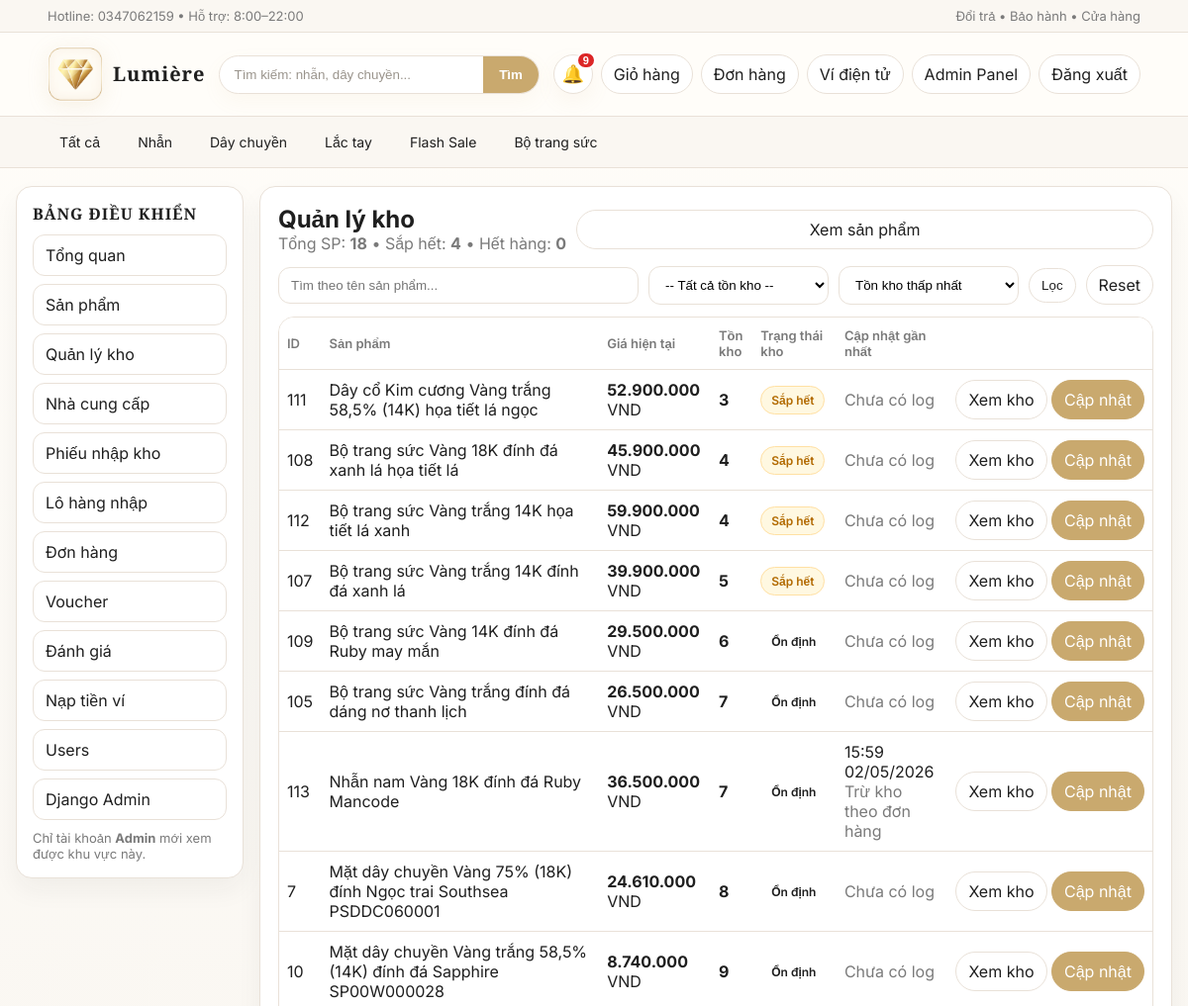
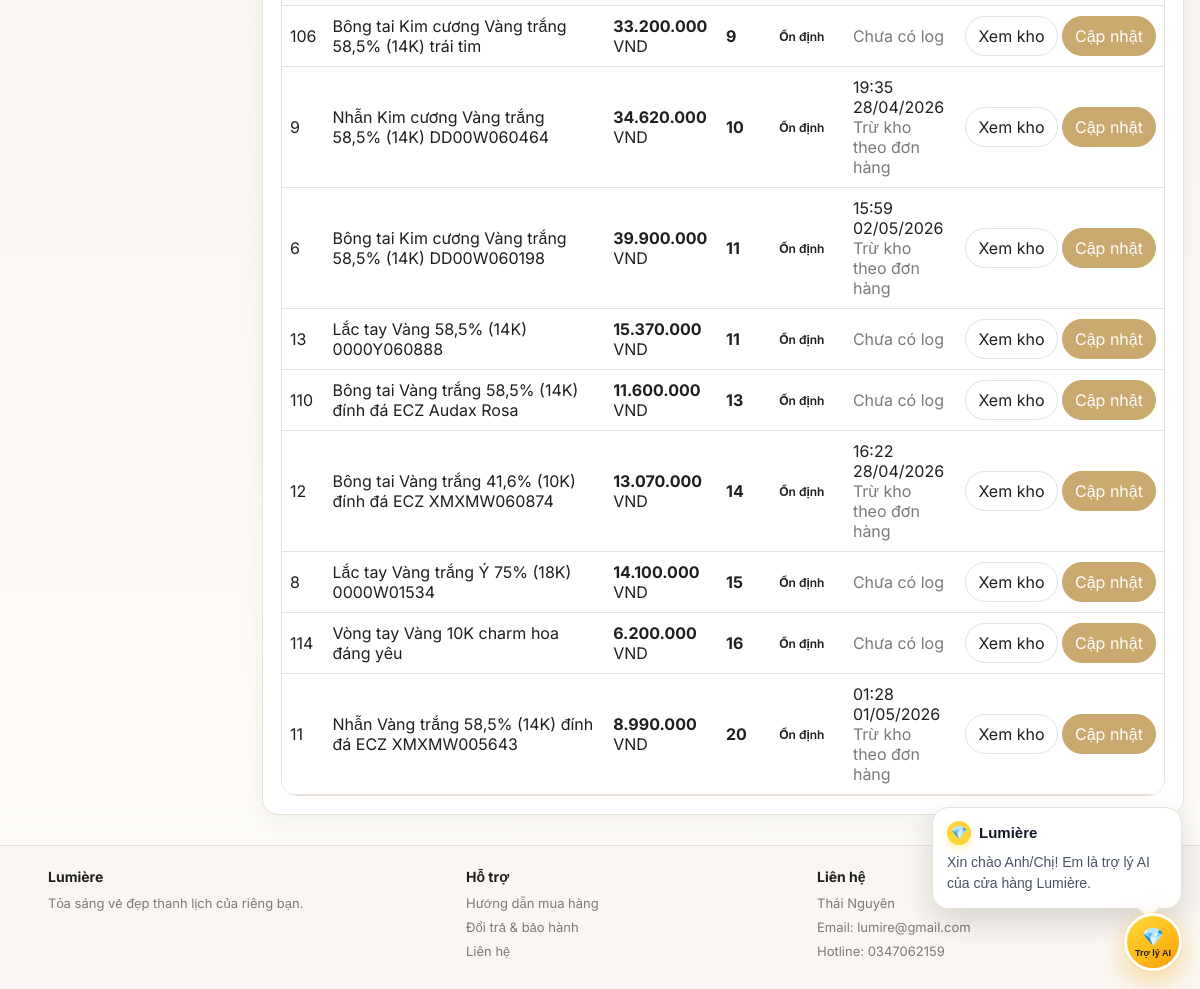
/admin-panel/kho/ (signed in), run on the app's committed database (2 pictures, top to bottom).
### shop/models.py (models this page shows, shortened)
class SanPham(models.Model):
    TRANG_THAI = [
        ("active", "Hoạt động"),
        ("inactive", "Ngừng kinh doanh"),
    ]
    ten = models.CharField(max_length=100)
    gia = models.IntegerField(default=0)
    gia_khuyen_mai = models.IntegerField(blank=True, null=True)
    flash_sale_price = models.IntegerField(blank=True, null=True)
    flash_sale_start = models.DateTimeField(blank=True, null=True)
    flash_sale_end = models.DateTimeField(blank=True, null=True)
    anh = models.ImageField(upload_to="sanpham/", blank=True, null=True)
    search_tags = models.CharField(max_length=255, blank=True, default="")
    mo_ta = models.TextField(blank=True, default="")
    ton_kho = models.IntegerField(default=10)
    trang_thai = models.CharField(max_length=20, choices=TRANG_THAI, default="active")
    @property
    def dang_giam_gia(self) -> bool:
        return self.gia_khuyen_mai is not None and int(self.gia_khuyen_mai or 0) > 0 and int(self.gia_khuyen_mai) < int(self.gia or 0)
    @property
    def co_flash_sale_cai_dat(self) -> bool:
        return (
            self.flash_sale_price is not None
            and int(self.flash_sale_price or 0) > 0
            and int(self.flash_sale_price) < int(self.gia or 0)
        )
    @property
    def dang_flash_sale(self) -> bool:
        if not self.co_flash_sale_cai_dat:
            return False
        now = timezone.now()
        if self.flash_sale_start and now < self.flash_sale_start:
            return False
        if self.flash_sale_end and now > self.flash_sale_end:
            return False
        return True
    @property
    def gia_hien_tai(self) -> int:
        if self.dang_flash_sale:
            return int(self.flash_sale_price)
        if self.dang_giam_gia:
            return int(self.gia_khuyen_mai)
        return int(self.gia or 0)

class InventoryHistory(models.Model):
    CHANGE_TYPES = [
        ("manual_set", "Admin đặt lại tồn kho"),
        ("manual_in", "Admin nhập kho"),
        ("manual_out", "Admin xuất kho"),
        ("receipt_in", "Nhập kho theo phiếu nhập"),
        ("order_out", "Trừ kho theo đơn hàng"),
        ("order_return", "Hoàn kho do huỷ / từ chối đơn"),
    ]
    san_pham = models.ForeignKey(SanPham, on_delete=models.CASCADE, related_name="inventory_histories")
    old_stock = models.IntegerField(default=0)
    quantity_change = models.IntegerField(default=0)
    new_stock = models.IntegerField(default=0)
    change_type = models.CharField(max_length=30, choices=CHANGE_TYPES, default="manual_set")
    actor = models.ForeignKey(User, on_delete=models.SET_NULL, null=True, blank=True, related_name="inventory_actions")
    order = models.ForeignKey("DonHang", on_delete=models.SET_NULL, null=True, blank=True, related_name="inventory_histories")
    note = models.CharField(max_length=255, blank=True, default="")
    created_at = models.DateTimeField(auto_now_add=True)
    class Meta:
        ordering = ["-created_at", "-id"]

### shop/views.py (the view)
# urls.py: path("admin-panel/kho/", views.admin_inventory_list, name="admin_inventory_list"),
@admin_required
def admin_inventory_list(request):
    q = request.GET.get("q", "").strip()
    stock_status = request.GET.get("stock_status", "").strip()
    sort = request.GET.get("sort", "lowest").strip()
    if sort not in INVENTORY_SORTS:
        sort = "lowest"
    ds = SanPham.objects.all()
    if q:
        ds = ds.filter(ten__icontains=q)
    if stock_status == "out":
        ds = ds.filter(ton_kho__lte=0)
    elif stock_status == "low":
        ds = ds.filter(ton_kho__gt=0, ton_kho__lte=5)
    elif stock_status == "available":
        ds = ds.filter(ton_kho__gt=5)
    ds = ds.order_by(*INVENTORY_SORTS[sort])
    return render(request, "admin_inventory_list.html", {
        "ds": ds,
        "q": q,
        "stock_status": stock_status,
        "sort": sort,
        "sort_choices": [
            ("lowest", "Tồn kho thấp nhất"),
            ("highest", "Tồn kho cao nhất"),
            ("name_asc", "Tên A-Z"),
            ("name_desc", "Tên Z-A"),
            ("newest", "Mới nhất"),
        ],
        "total_products": SanPham.objects.count(),
        "low_stock_count": SanPham.objects.filter(ton_kho__gt=0, ton_kho__lte=5).count(),
        "out_stock_count": SanPham.objects.filter(ton_kho__lte=0).count(),
    })

### shop/templatetags/tien.py (called while the page is built)
@register.filter
def vnd(x):
    try:
        x = int(x)
        return f"{x:,}".replace(",", ".")
    except Exception:
        return x

### templates/admin_inventory_list.html (shortened to what this page needs)
{% extends "admin_base.html" %}
{% load tien %}
{% block admin_content %}
<div class="card" style="padding:18px;">
  <div class="row" style="justify-content:space-between;gap:10px;flex-wrap:wrap;">
    <div>
      <h2 style="margin:0;">Quản lý kho</h2>
      <div class="muted">Tổng SP: <b>{{ total_products }}</b> • Sắp hết: <b>{{ low_stock_count }}</b> • Hết hàng: <b>{{ out_stock_count }}</b></div>
    </div>
    <a class="btn" href="{% url 'admin_sanpham_list' %}">Xem sản phẩm</a>
  </div>
  <form method="get" class="filter-bar" style="margin-top:12px;">
    <input class="input" name="q" value="{{ q }}" placeholder="Tìm theo tên sản phẩm...">
    <select class="input" name="stock_status">
      <option value="">-- Tất cả tồn kho --</option>
    </select>
    <select class="input" name="sort">
      {% for value, label in sort_choices %}
        <option value="{{ value }}" {% if sort == value %}selected{% endif %}>{{ label }}</option>
      {% endfor %}
    </select>
    <button class="btn" type="submit">Lọc</button>
    <a class="btn" href="{% url 'admin_inventory_list' %}">Reset</a>
  </form>
  <div class="table-wrap" style="margin-top:12px;">
    <table class="tbl">
      <thead>
        <tr>
          <th>ID</th>
          <th>Sản phẩm</th>
          <th>Giá hiện tại</th>
          <th>Tồn kho</th>
          <th>Trạng thái kho</th>
          <th>Cập nhật gần nhất</th>
          <th></th>
        </tr>
      </thead>
      <tbody>
      {% for sp in ds %}
        <tr>
          <td>{{ sp.id }}</td>
          <td style="min-width:260px;">{{ sp.ten }}</td>
          <td><b>{{ sp.gia_hien_tai|vnd }}</b> VND</td>
          <td><b>{{ sp.ton_kho }}</b></td>
          <td>
            {% if sp.ton_kho <= 0 %}
              <span class="status" style="background:#ffefef;color:#c62828;border-color:#ffcaca;">Hết hàng</span>
            {% elif sp.ton_kho <= 5 %}
              <span class="status" style="background:#fff8e1;color:#b26a00;border-color:#ffe0a3;">Sắp hết</span>
            {% else %}
              <span class="status">Ổn định</span>
            {% endif %}
          </td>
          <td>
            {% with last=sp.inventory_histories.first %}
              {% if last %}
                <div>{{ last.created_at|date:"H:i d/m/Y" }}</div>
                <div class="muted">{{ last.get_change_type_display }}</div>
              {% else %}
                <span class="muted">Chưa có log</span>
              {% endif %}
            {% endwith %}
          </td>
          <td style="white-space:nowrap;">
            <a class="btn" href="{% url 'admin_inventory_detail' sp.id %}">Xem kho</a>
            <a class="btn primary" href="{% url 'admin_inventory_adjust' sp.id %}">Cập nhật</a>
          </td>
        </tr>
      {% empty %}
        <tr><td colspan="7" class="muted">Không có dữ liệu kho.</td></tr>
      {% endfor %}
      </tbody>
    </table>
  </div>
</div>
{% endblock %}

### static/style.css (style rules this page uses)
:root { --bg:#FFFDF9;--bg-soft:#FAF7F2;--card:#ffffff;--text:#1F1F1F;--muted:#7A7A7A;--line:#E9E1D8;--gold:#C9A96E;--rose:#D8A7B1;--dark:#1F1F1F;--success-bg:#f3fbf6;--success-line:#cae7d3;--success-text:#256642;--error-bg:#fff5f6;--error-line:#f2d6db;--error-text:#8b3b4b;--warning-bg:#fffaf1;--warning-line:#ead7b4;--warning-text:#8a6531;--info-bg:#f7f4fb;--info-line:#e4d8ed;--info-text:#6e5b76; }
* { box-sizing:border-box; }
body { margin:0;background:linear-gradient(180deg,#FFFDF9 0%,var(--bg-soft) 55%,#FFFDF9 100%);color:var(--text);font-family:"Inter",Arial,sans-serif; }
a { color:inherit;text-decoration:none; }
.btn { display:inline-block;padding:9px 12px;border:1px solid var(--line);border-radius:999px;background:#fff;transition:all .18s ease;cursor:pointer;color:var(--text); }
.btn.primary { background:var(--gold);color:#fff;border-color:var(--gold); }
.card { background:var(--card);border:1px solid var(--line);border-radius:16px;overflow:hidden;box-shadow:0 12px 26px rgba(31,31,31,.05); }
.card .row,.row { display:flex;gap:8px;align-items:center; }
.card .row .btn { flex:1;text-align:center; }
.input,input[type="text"],input[type="number"],input[type="password"],input[type="email"],select,textarea { width:100%;max-width:100%;padding:10px 12px;border-radius:12px;border:1px solid var(--line);background:#fff; }
.filter-bar { display:grid;grid-template-columns:2fr 1fr 1fr auto auto;gap:10px;align-items:center; }
.table-wrap { overflow:auto;background:#fff;border:1px solid var(--line);border-radius:16px; }
.muted { color:var(--muted); }
.status { display:inline-flex;align-items:center;justify-content:center;padding:6px 10px;border-radius:999px;font-size:12px;font-weight:600;border:1px solid transparent;white-space:nowrap; }
.tbl { width:100%;border-collapse:collapse;min-width:720px;background:#fff; }
.tbl th,.tbl td { border-bottom:1px solid var(--line);padding:10px 8px;text-align:left;vertical-align:middle; }
.tbl thead th { font-size:13px;color:var(--muted);font-weight:600; }

### data on the page
SanPham: id "111", ten "Dây cổ Kim cương Vàng trắng 58,5% (14K) họa tiết lá ngọc", gia_hien_tai|vnd "52.900.000", ton_kho "3", shows "Sắp hết", shows "Chưa có log"
SanPham: id "108", ten "Bộ trang sức Vàng 18K đính đá xanh lá họa tiết lá", gia_hien_tai|vnd "45.900.000", ton_kho "4", shows "Sắp hết", shows "Chưa có log"
SanPham: id "112", ten "Bộ trang sức Vàng trắng 14K họa tiết lá xanh", gia_hien_tai|vnd "59.900.000", ton_kho "4", shows "Sắp hết", shows "Chưa có log"
SanPham: id "107", ten "Bộ trang sức Vàng trắng 14K đính đá xanh lá", gia_hien_tai|vnd "39.900.000", ton_kho "5", shows "Sắp hết", shows "Chưa có log"
SanPham: id "109", ten "Bộ trang sức Vàng 14K đính đá Ruby may mắn", gia_hien_tai|vnd "29.500.000", ton_kho "6", shows "Ổn định", shows "Chưa có log"
SanPham: id "105", ten "Bộ trang sức Vàng trắng đính đá dáng nơ thanh lịch", gia_hien_tai|vnd "26.500.000", ton_kho "7", shows "Ổn định", shows "Chưa có log"
SanPham: id "113", ten "Nhẫn nam Vàng 18K đính đá Ruby Mancode", gia_hien_tai|vnd "36.500.000", ton_kho "7", shows "Ổn định", inventory_histories.first.created_at "15:59 02/05/2026", inventory_histories.first.change_type "Trừ kho theo đơn hàng"
SanPham: id "7", ten "Mặt dây chuyền Vàng 75% (18K) đính Ngọc trai Southsea PSDDC060001", gia_hien_tai|vnd "24.610.000", ton_kho "8", shows "Ổn định", shows "Chưa có log"
SanPham: id "10", ten "Mặt dây chuyền Vàng trắng 58,5% (14K) đính đá Sapphire SP00W000028", gia_hien_tai|vnd "8.740.000", ton_kho "9", shows "Ổn định", shows "Chưa có log"
SanPham: id "106", ten "Bông tai Kim cương Vàng trắng 58,5% (14K) trái tim", gia_hien_tai|vnd "33.200.000", ton_kho "9", shows "Ổn định", shows "Chưa có log"
SanPham: id "9", ten "Nhẫn Kim cương Vàng trắng 58,5% (14K) DD00W060464", gia_hien_tai|vnd "34.620.000", ton_kho "10", shows "Ổn định", inventory_histories.first.created_at "19:35 28/04/2026", inventory_histories.first.change_type "Trừ kho theo đơn hàng"
SanPham: id "6", ten "Bông tai Kim cương Vàng trắng 58,5% (14K) DD00W060198", gia_hien_tai|vnd "39.900.000", ton_kho "11", shows "Ổn định", inventory_histories.first.created_at "15:59 02/05/2026", inventory_histories.first.change_type "Trừ kho theo đơn hàng"
SanPham: id "13", ten "Lắc tay Vàng 58,5% (14K) 0000Y060888", gia_hien_tai|vnd "15.370.000", ton_kho "11", shows "Ổn định", shows "Chưa có log"
SanPham: id "110", ten "Bông tai Vàng trắng 58,5% (14K) đính đá ECZ Audax Rosa", gia_hien_tai|vnd "11.600.000", ton_kho "13", shows "Ổn định", shows "Chưa có log"
SanPham: id "12", ten "Bông tai Vàng trắng 41,6% (10K) đính đá ECZ XMXMW060874", gia_hien_tai|vnd "13.070.000", ton_kho "14", shows "Ổn định", inventory_histories.first.created_at "16:22 28/04/2026", inventory_histories.first.change_type "Trừ kho theo đơn hàng"
SanPham: id "8", ten "Lắc tay Vàng trắng Ý 75% (18K) 0000W01534", gia_hien_tai|vnd "14.100.000", ton_kho "15", shows "Ổn định", shows "Chưa có log"
SanPham: id "114", ten "Vòng tay Vàng 10K charm hoa đáng yêu", gia_hien_tai|vnd "6.200.000", ton_kho "16", shows "Ổn định", shows "Chưa có log"
SanPham: id "11", ten "Nhẫn Vàng trắng 58,5% (14K) đính đá ECZ XMXMW005643", gia_hien_tai|vnd "8.990.000", ton_kho "20", shows "Ổn định", inventory_histories.first.created_at "01:28 01/05/2026", inventory_histories.first.change_type "Trừ kho theo đơn hàng"

### other printed values
{{ total_products }} "18"
{{ low_stock_count }} "4"
{{ out_stock_count }} "0"
form field sort "Tồn kho thấp nhất"
